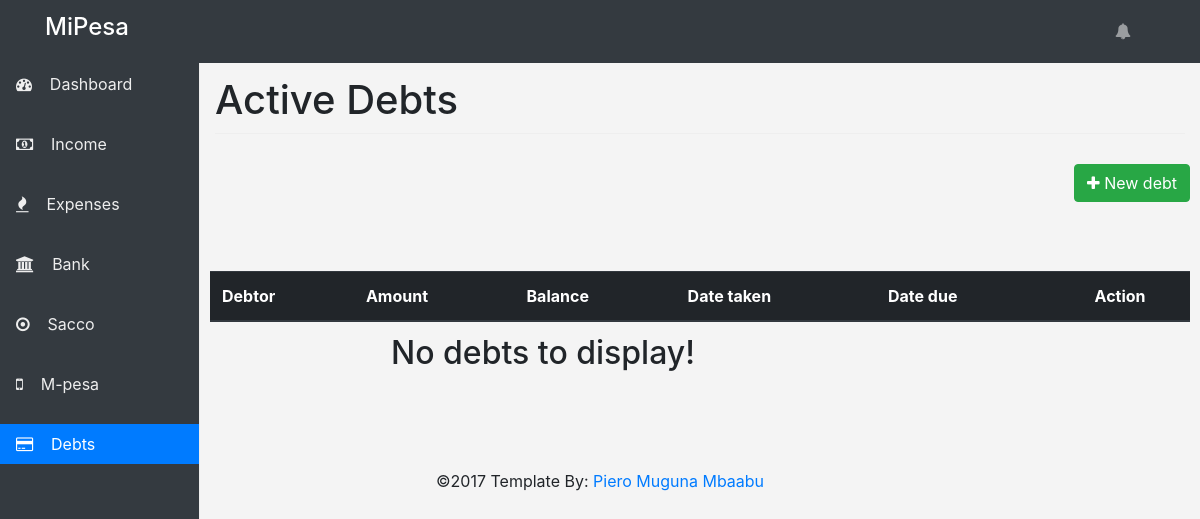
Before: /debts/ with the older database file.
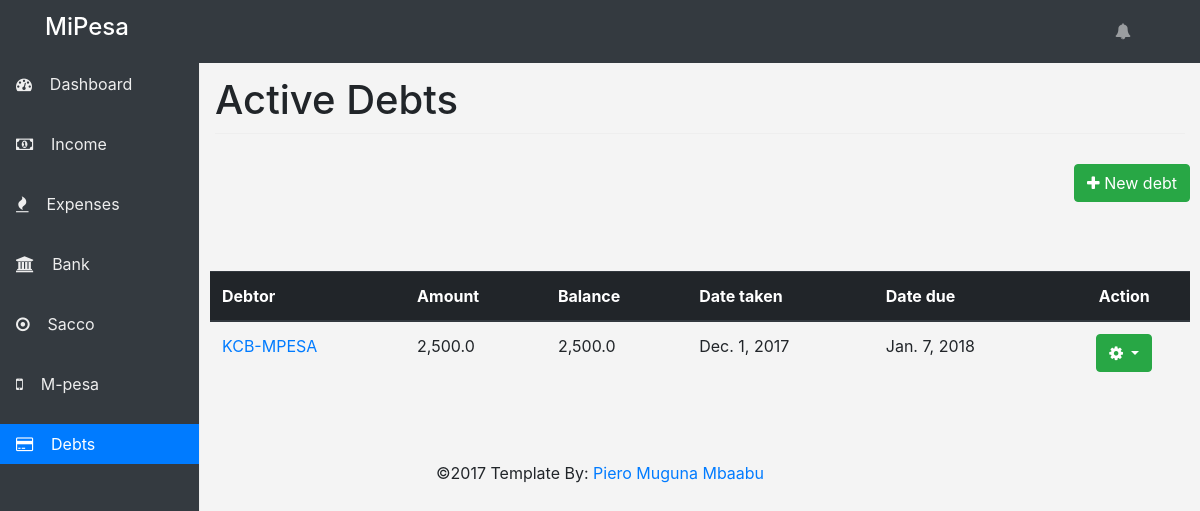
After: the same page with the newer database file.
### debts/models.py (models this page shows, shortened)
class Debt(models.Model):
	amount = models.FloatField()
	balance = models.FloatField()
	debtor = models.CharField(max_length=200)
	description = models.TextField(blank=True, default="")
	taken_on = models.DateField()
	date_due = models.DateField(blank=True, null=True)
	date_recorded = models.DateTimeField(auto_now_add=True)
	status = models.IntegerField(default=1)

### debts/views.py (the view)
def debt_list(request):
	template = "debts/debts-list.html"
	context = {
		'debts' : Debt.objects.filter(status=1).order_by('-taken_on'),
	}
	return render(request, template, context)

### debts/templates/debts/debts-list.html (shortened to what this page needs)
{% extends "base.html" %}
{% load humanize %}
{% block page_title %}Active Debts{% endblock %}
{% block content %}
<section class="page-head">
	<div class="row">
		<div class="page-nav">
			<button type="button" class="btn btn-success pull-right" data-toggle="modal" data-target="#newDebt">
			  <i class="fa fa-plus"></i> New debt
			</button>
		</div>
	</div>
</section>
<section class="page-body">
	<div class="row">
		<div class="accounts-list">
			<table class="table">
				<thead class="thead-dark">
					<th>Debtor</th>
					<th>Amount</th>
					<th>Balance</th>
					<th>Date taken</th>
					<th>Date due</th>
					<th class="text-center">Action</th>
				</thead>
				<tbody>
					{% for debt in debts %}
					<tr>
						<td><a href="">{{ debt.debtor }}</a></td>
						<td>{{ debt.amount|intcomma }}</td>
						<td>{{ debt.balance|intcomma }}</td>
						<td>{{ debt.taken_on }}</td>
						<td>{{ debt.date_due }}</td>
						<td class="text-center">
							<div class="dropdown">
							  <button class="btn btn-success dropdown-toggle" type="button" id="dropdownMenuButton" data-toggle="dropdown" aria-haspopup="true" aria-expanded="false">
							    <i class="fa fa-cog"></i>
							  </button>
							</div>
						</td>
					</tr>
					{% empty %}
					<tr>
						<td colspan="4" class="text-center"><h2>No debts to display!</h2></td>
					</tr>
					{% endfor %}
				</tbody>
			</table>
		</div>
	</div>
</section>
{% endblock %}

### templates/base.html (shortened to what this page needs)
{% load static %}
<!doctype html>
<html lang="en">
  <head>
    <link href="{% static 'css/bootstrap.min.css' %}" rel="stylesheet">
    <link href="{% static 'css/font-awesome.min.css' %}" rel="stylesheet">
    <link href="{% static 'css/bootstrap-datepicker3.min.css' %}" rel="stylesheet">
    <link href="{% static 'css/style.css' %}" rel="stylesheet">
    <link href="{% static 'css/morris.css' %}" rel="stylesheet">
  </head>
  <body>
    <header>
      <nav class="navbar navbar-expand-lg fixed-top navbar-dark bg-dark">
        <div class="container">
            <a class="navbar-brand" href="#"><h4>MiPesa</h4></a>
            <div class="collapse navbar-collapse justify-content-end" id="mainNav">
              <ul class="navbar-nav">
                <li class="nav-item"><a href="#" class="nav-link"><i class="fa fa-bell"></i></a></li>
                <li class="nav-item"><a href="#" class="nav-link"> </a></li>
              </ul>
            </div>
        </div>
      </nav>
    </header>
    <div class="container-fluid">
      <div class="row">
        <nav class="col-sm-3 col-md-2 d-none d-sm-block bg-dark sidebar">
          {% url 'dashboard:home' as homess %}
          {% url 'income:income_transactions' as incomess %}
          {% url 'expense:expense_transactions' as expensess %}
          {% url 'bank:bank_transactions' as bankss %}
          {% url 'sacco:sacco_transactions' as saccoss %}
          {% url 'debts:debts_list' as debtss %}
          <ul class="nav nav-pills flex-column">
            <li class="nav-item">
              <a class="nav-link {% if request.path == homess %} active {% endif %}" href="{% url 'dashboard:home' %}"><i class="fa fa-dashboard"></i> Dashboard <span class="sr-only">(current)</span></a>
            </li>
            <li class="nav-item">
              <a class="nav-link {% if request.path == incomess %} active {% endif %}" href="{% url 'income:income_transactions' %}"><i class="fa fa-money"></i> Income</a>
            </li>
            <li class="nav-item">
              <a class="nav-link {% if request.path == expensess %} active {% endif %}" href="{% url 'expense:expense_transactions' %}"><i class="fa fa-fire"></i> Expenses</a>
            </li>
            <li class="nav-item">
              <a class="nav-link {% if request.path == bankss %} active {% endif %}" href="{% url 'bank:bank_transactions' %}"><i class="fa fa-bank"></i> Bank</a>
            </li>
            <li class="nav-item">
              <a class="nav-link {% if request.path == saccoss %} active {% endif %}" href="{% url 'sacco:sacco_transactions' %}"><i class="fa fa-dot-circle-o"></i> Sacco</a>
            </li>
            <li class="nav-item">
              <a class="nav-link" href="#"><i class="fa fa-mobile"></i> M-pesa</a>
            </li>
            <li class="nav-item">
              <a class="nav-link {% if request.path == debtss %} active {% endif %}" href="{% url 'debts:debts_list' %}"><i class="fa fa-credit-card"></i> Debts</a>
            </li>
          </ul>
        </nav>
        <main role="main" class="col-sm-9 ml-sm-auto col-md-10 pt-3">
          <h1>{% block page_title %}{% endblock %}</h1>
          {% block content %}
          {% endblock %}
        </main>
      </div>
      <div class="row">
        <footer>
          <p class="text-center">&copy;2017 Template By: <a href="http://pieromuguna.pythonanywhere.com" target="_blank">Piero Muguna Mbaabu</a></p>
        </footer>
      </div>
    </div>
  </body>
</html>

### static/css/style.css (style rules this page uses)
body { background: #f4f4f4f4; }
h1 { padding-bottom: 9px; margin-bottom: 20px; border-bottom: 1px solid #eee; }
.sidebar { position: fixed; margin-top: 34px; top: 0; bottom: 0; left: 0; z-index: 1000; padding: 20px 0; overflow-x: hidden; overflow-y: auto; border-right: 1px solid #eee; }
.sidebar .nav { margin-top: 0; margin-bottom: 20px; }
.sidebar .nav-item { width: 100%; text-align: left; padding: 10px 0px; }
.sidebar .nav-item + .nav-item { margin-left: 0; }
.sidebar .nav-link { border-radius: 0; color: #eee; }
.sidebar .nav-link .fa { padding-right: 5px; margin-right: 5%; }
main { margin-top: 5%; }
.page-body { padding: 10px; margin-top: 3%; }
.page-nav { padding: 10px 5px; margin-bottom: 2%; width: 100%; }
.page-nav .btn { margin-right: 5px; }
.accounts-list { width: 100%; }
footer { text-align: center; width: 100%; margin-top: 3%; padding: 15px; }

Changed rows visible on the page:
added Debt: debtor "KCB-MPESA", amount "2,500.0", balance "2,500.0", taken_on "Dec. 1, 2017", date_due "Jan. 7, 2018"
Other visible differences:
text no longer shown: "No debts to display!"
